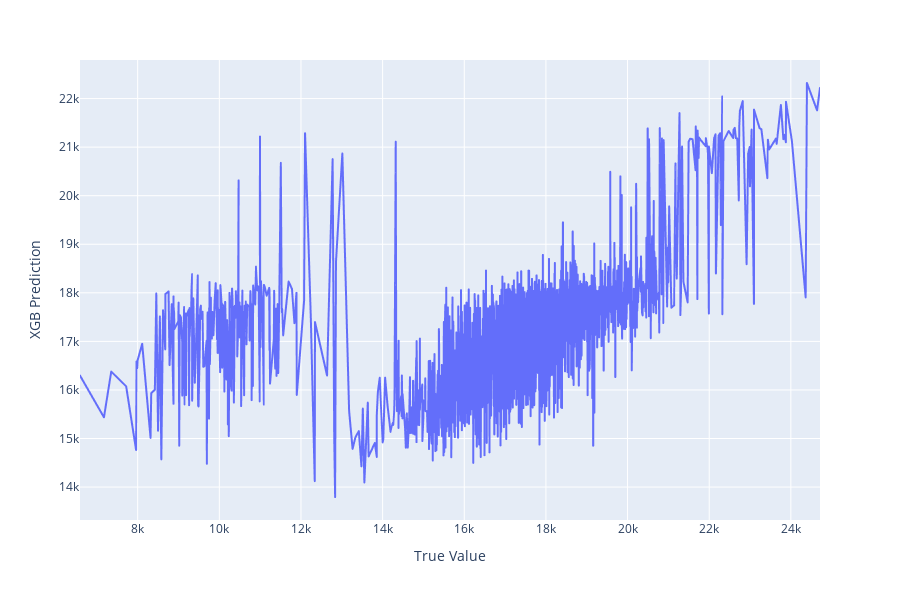

Notebook code for this chart:
### Code cell
import plotly.express as px

fig = px.line(df, x="True Value", y="XGB Prediction")
fig.show()

### Figure 1 — Plotly figure (JSON) as saved in the notebook; plotly's stock layout.template omitted (floating-point values rounded to 4 significant figures; data arrays with more than 128 entries replaced by an {"elided": "..."} marker saying what was removed)
{"data": [{"hoverlabel": {"namelength": 0}, "hovertemplate": "True Value=%{x}<br>XGB Prediction=%{y}", "legendgroup": "", "line": {"color": "#636efa", "dash": "solid"}, "mode": "lines", "name": "", "showlegend": false, "type": "scattergl", "x": {"elided": "2572 int values"}, "xaxis": "x", "y": {"elided": "2572 float values"}, "yaxis": "y"}], "layout": {"height": 600, "legend": {"tracegroupgap": 0}, "margin": {"t": 60}, "xaxis": {"anchor": "y", "domain": [0, 1], "title": {"text": "True Value"}}, "yaxis": {"anchor": "x", "domain": [0, 1], "title": {"text": "XGB Prediction"}}}}
